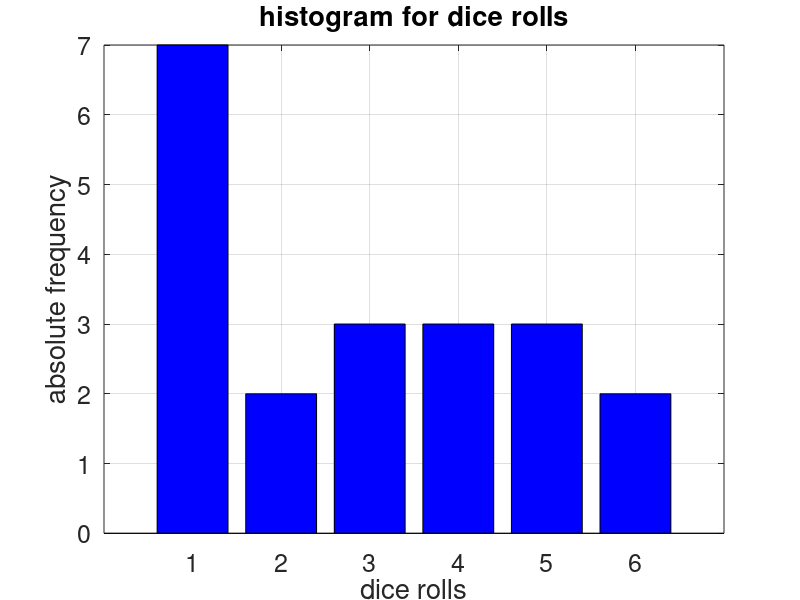
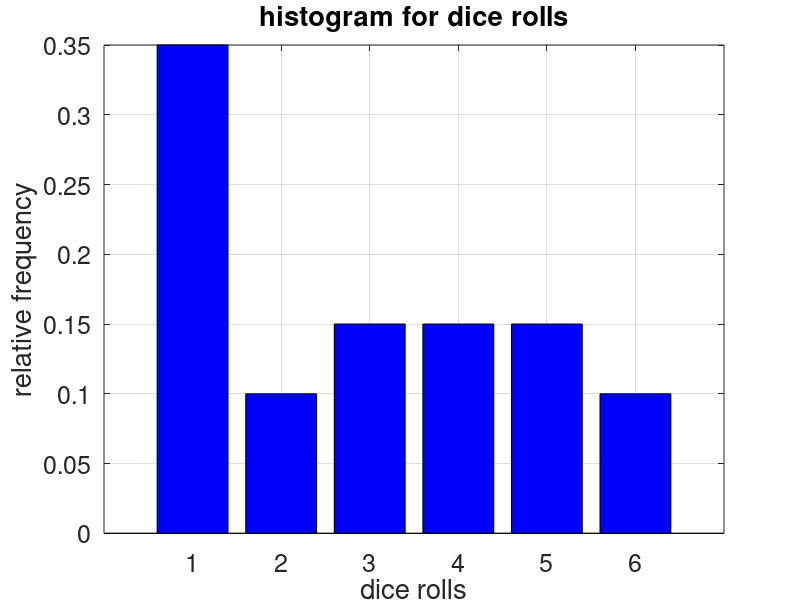
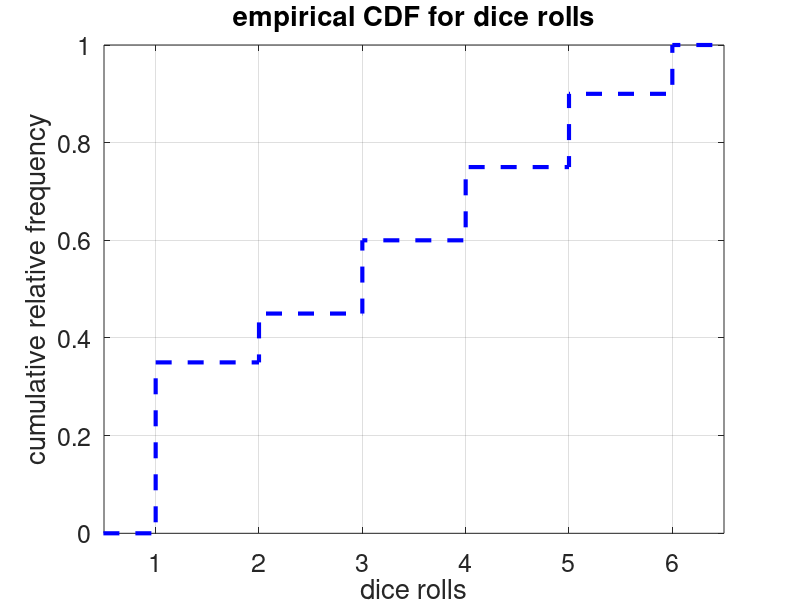

The MATLAB script that drew these images, in order:
%KAP1_BIASEDDICE
% script for analyzing the frequencies of 20 dice rolls
%
% note1: script contains lots of copy and paste to make it runable
% without further libraries
%
% note2: this script is optimized for use in CELL MODE
% one cell is enclosed by "%%" and can be run without the rest of the
% script; of course, the data preparation and init cells have to be run first, 
% after that, plot cells can be executed stand alone 
%
% copyright: Barbara Staehle, HTWG Konstanz
% bstaehle@htwg-konstanz.de
% 
% v1.0: 08/2016
% v1.1: 09/2021, minor edits, cleaning up, and more comments


%% 
% run first cell to init everything
% clean up
clear; close all; clc;

% flag for saving figures or not 
% 0 = do not save, 1 = save figures
printt = 0;

% save figures to figure directory if existing, if not use same directory
% adapt to your local setup
ppath = '..\bilder\';
if ~exist(ppath,'dir')
    ppath = '';
end

% use Urliste given in lecture script - result of 20 D6 dice rolls 
% use your own data here!
dat = [4, 1, 1, 5, 3, 3, 1, 4, 5, 6, 1, 4, 1, 6, 1, 2, 1, 2, 3, 5];

% the different dice rolls that can occur (1, 2, ..., 6)
a = unique(dat);

% length of Urliste (how many values can occur?
N = length(dat);


%%
% plot histogram for absolute values

% chose figure to plot in
figure(1); 
% clear figure (mandatory)
clf; 
% allow more than one plot in figure (reasonable)
hold; 
% draw a box round figure (optional)
box on; 
% show grid (optional)
grid on; 

% use nicer colors if available (optional)
try
    set(gca,'colororder',fhg(2),'fontsize',18);
catch
    set(gca,'colororder',jet(2),'fontsize',18);
end

% note: "hist" is deprecated, use "histogram" instead if you are a MATLAB
% starter
% n = vector with frequencies and locations of bins (1:6)
n = hist(dat,1:6);

% do bar plot
bar(a,n);

% prepare and format axes and legend

% use only occuring values for x-axis
set(gca,'xtick',a); 

% lable axis and title
xlabel('dice rolls');
ylabel('absolute frequency');
title('histogram for dice rolls');

% save figure if desired
if printt
    saveas(gcf, [ppath 'dicehist_abs.png'],'png');
end

%%
% create histogramm of normalized frequencies for comparison purposes
% chose figure to plot in
figure(2); 
% clear figure (mandatory)
clf; 
% allow more than one plot in figure (reasonable)
hold; 
% draw a box round figure (optional)
box on; 
% show grid (optional)
grid on; 

% use nicer colors if available (optional)
try
    set(gca,'colororder',fhg(2),'fontsize',18);
catch
    set(gca,'colororder',jet(2),'fontsize',18);
end

% do bar plot with normalized frequencies
bar(a,n/N);

% prepare and format axes and legend

% use only occuring values for x-axis
set(gca,'xtick',a); 

% lable axis and title
xlabel('dice rolls');
ylabel('relative frequency');
title('histogram for dice rolls');

% save figure if desired
if printt
    saveas(gcf, [ppath 'dicehist_rel.png'],'png');
end


%%
% plot empirical cdf
figure(3); clf; hold; grid on; box on;
% use nicer colors if available
try
    set(gca,'colororder',fhg(2),'fontsize',18);
catch
    set(gca,'colororder',jet(2),'fontsize',18);
end

% use stair function: plot sorted data vector (dice rolls) on
% x-axis and cumulatively added relative frequencies on y-axis
% include a first and a last point to make it nicer
stairs([0 a 7],cumsum([0 n 0]/N),'--','linewidth',3)

% prepare and format axes and legend

% use only occuring values for x-axis
set(gca,'xtick',a); 

% define limits for x and y axis manually to make it nicer
xlim([0.5,6.5]);
ylim([0,1]);

% lable axis and title
xlabel('dice rolls');
ylabel('cumulative relative frequency');
title('empirical CDF for dice rolls');

% save figure if desired
if printt
    saveas(gcf, [ppath 'dice_cdf.png'],'png');
end
